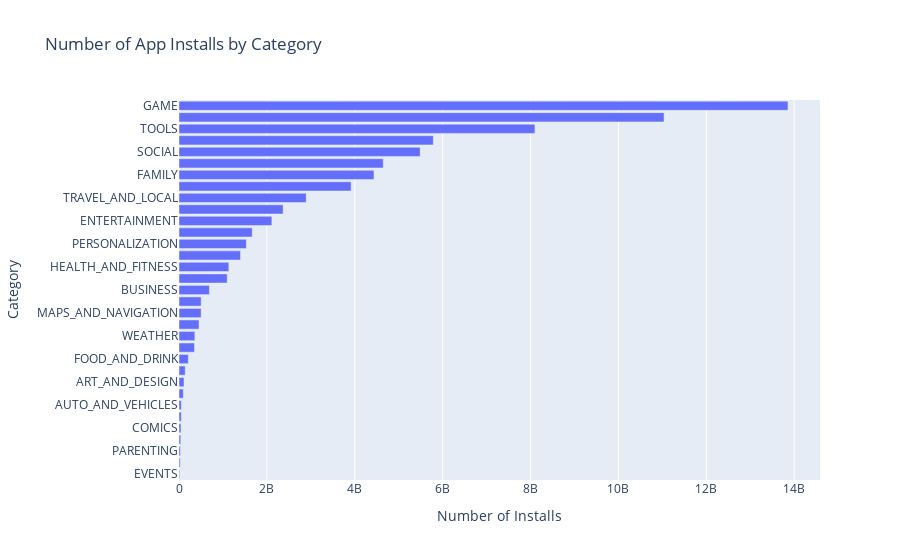

Write notebook code for a chart like this one.
### Code cell
h_bar = px.bar(
    y=category_installs.index,
     x=category_installs.Installs,
     orientation="h",
     title="Number of App Installs by Category"
     )
h_bar.update_layout(
    xaxis_title="Number of Installs",
    yaxis_title="Category"
)
h_bar.show()

### Figure 1 — Plotly figure (JSON) as saved in the notebook; plotly's stock layout.template omitted (floating-point values rounded to 4 significant figures)
{"data": [{"alignmentgroup": "True", "hovertemplate": "x=%{x}<br>y=%{y}<extra></extra>", "legendgroup": "", "marker": {"color": "#636efa"}, "name": "", "offsetgroup": "", "orientation": "h", "showlegend": false, "textposition": "auto", "type": "bar", "x": [15949410, 26916200, 31116110, 39162676, 44931100, 52083000, 53129800, 97082000, 114233100, 140912410, 211677750, 352852000, 361096500, 455249400, 503267560, 503611120, 692018120, 1096431465, 1134006220, 1400331540, 1532352930, 1665791655, 2113660000, 2369110650, 2894859300, 3916897200, 4437554490, 4649143130, 5487841475, 5788070180, 8099724500, 11039241530, 13858762717], "xaxis": "x", "y": ["EVENTS", "BEAUTY", "PARENTING", "MEDICAL", "COMICS", "LIBRARIES_AND_DEMO", "AUTO_AND_VEHICLES", "HOUSE_AND_HOME", "ART_AND_DESIGN", "DATING", "FOOD_AND_DRINK", "EDUCATION", "WEATHER", "FINANCE", "MAPS_AND_NAVIGATION", "LIFESTYLE", "BUSINESS", "SPORTS", "HEALTH_AND_FITNESS", "SHOPPING", "PERSONALIZATION", "BOOKS_AND_REFERENCE", "ENTERTAINMENT", "NEWS_AND_MAGAZINES", "TRAVEL_AND_LOCAL", "VIDEO_PLAYERS", "FAMILY", "PHOTOGRAPHY", "SOCIAL", "PRODUCTIVITY", "TOOLS", "COMMUNICATION", "GAME"], "yaxis": "y"}], "layout": {"barmode": "relative", "legend": {"tracegroupgap": 0}, "title": {"text": "Number of App Installs by Category"}, "xaxis": {"anchor": "y", "domain": [0, 1], "title": {"text": "Number of Installs"}}, "yaxis": {"anchor": "x", "domain": [0, 1], "title": {"text": "Category"}}}}
